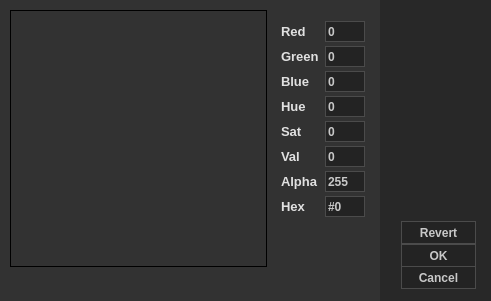
<?xml version="1.0" encoding="UTF-8"?>
<ui version="4.0">
 <class>ColorPicker</class>
 <widget class="QWidget" name="ColorPicker">
  <property name="geometry">
   <rect>
    <x>0</x>
    <y>0</y>
    <width>491</width>
    <height>301</height>
   </rect>
  </property>
  <property name="windowTitle">
   <string>ColorPicker</string>
  </property>
  <property name="styleSheet">
   <string notr="true">* {
	font-family: &quot;Arial&quot;;
	font-weight: bold;
}

QWidget#ColorPicker {
	background-color: rgb(50, 50, 50);
}
QLabel, QCheckBox {
	color: rgb(225, 225, 225);
	font-size: 10pt;
}
QPushButton, QLineEdit, QSpinBox {
	border: 1px solid rgb(75, 75, 75);
	background-color: rgb(35, 35, 35);
	color: rgb(200, 200, 200);
}
QPushButton:hover, QLineEdit:focus, QSpinBox:focus {
	border-color: rgb(0, 128, 255);
	color: rgb(255, 255, 255);
}
QPushButton:hover:pressed {
	background-color: rgb(25, 25, 25);
}</string>
  </property>
  <widget class="QFrame" name="frame">
   <property name="geometry">
    <rect>
     <x>380</x>
     <y>0</y>
     <width>111</width>
     <height>301</height>
    </rect>
   </property>
   <property name="styleSheet">
    <string notr="true">.QFrame {
	background-color: rgb(40, 40, 40);
}</string>
   </property>
   <widget class="QWidget" name="layoutWidget">
    <property name="geometry">
     <rect>
      <x>10</x>
      <y>210</y>
      <width>91</width>
      <height>83</height>
     </rect>
    </property>
    <layout class="QVBoxLayout" name="l_dialogbtns">
     <item>
      <widget class="QPushButton" name="btn_revert">
       <property name="minimumSize">
        <size>
         <width>75</width>
         <height>23</height>
        </size>
       </property>
       <property name="text">
        <string>Revert</string>
       </property>
      </widget>
     </item>
     <item>
      <widget class="QPushButton" name="btn_ok">
       <property name="minimumSize">
        <size>
         <width>75</width>
         <height>23</height>
        </size>
       </property>
       <property name="text">
        <string>OK</string>
       </property>
      </widget>
     </item>
     <item>
      <widget class="QPushButton" name="btn_cancel">
       <property name="minimumSize">
        <size>
         <width>75</width>
         <height>23</height>
        </size>
       </property>
       <property name="text">
        <string>Cancel</string>
       </property>
      </widget>
     </item>
    </layout>
   </widget>
   <widget class="QWidget" name="verticalLayoutWidget">
    <property name="geometry">
     <rect>
      <x>10</x>
      <y>10</y>
      <width>91</width>
      <height>191</height>
     </rect>
    </property>
    <layout class="QVBoxLayout" name="l_preview"/>
   </widget>
  </widget>
  <widget class="QWidget" name="verticalLayoutWidget_3">
   <property name="geometry">
    <rect>
     <x>10</x>
     <y>270</y>
     <width>261</width>
     <height>21</height>
    </rect>
   </property>
   <layout class="QVBoxLayout" name="l_hueslide"/>
  </widget>
  <widget class="QFrame" name="f_huebox">
   <property name="geometry">
    <rect>
     <x>10</x>
     <y>10</y>
     <width>257</width>
     <height>257</height>
    </rect>
   </property>
   <property name="styleSheet">
    <string notr="true">.QFrame {
	border: 1px solid black;
}</string>
   </property>
   <property name="frameShape">
    <enum>QFrame::StyledPanel</enum>
   </property>
   <property name="frameShadow">
    <enum>QFrame::Raised</enum>
   </property>
  </widget>
  <widget class="QWidget" name="formLayoutWidget">
   <property name="geometry">
    <rect>
     <x>270</x>
     <y>10</y>
     <width>106</width>
     <height>281</height>
    </rect>
   </property>
   <layout class="QFormLayout" name="rgba_layout">
    <property name="verticalSpacing">
     <number>4</number>
    </property>
    <item row="0" column="0">
     <widget class="QLabel" name="label_red">
      <property name="text">
       <string>Red</string>
      </property>
     </widget>
    </item>
    <item row="2" column="0">
     <widget class="QLabel" name="label_blue">
      <property name="text">
       <string>Blue</string>
      </property>
     </widget>
    </item>
    <item row="1" column="0">
     <widget class="QLabel" name="label_green">
      <property name="text">
       <string>Green</string>
      </property>
     </widget>
    </item>
    <item row="0" column="1">
     <widget class="QSpinBox" name="spin_red">
      <property name="minimumSize">
       <size>
        <width>0</width>
        <height>21</height>
       </size>
      </property>
      <property name="frame">
       <bool>false</bool>
      </property>
      <property name="buttonSymbols">
       <enum>QAbstractSpinBox::NoButtons</enum>
      </property>
      <property name="maximum">
       <number>255</number>
      </property>
     </widget>
    </item>
    <item row="1" column="1">
     <widget class="QSpinBox" name="spin_green">
      <property name="minimumSize">
       <size>
        <width>0</width>
        <height>21</height>
       </size>
      </property>
      <property name="frame">
       <bool>false</bool>
      </property>
      <property name="buttonSymbols">
       <enum>QAbstractSpinBox::NoButtons</enum>
      </property>
      <property name="maximum">
       <number>255</number>
      </property>
     </widget>
    </item>
    <item row="2" column="1">
     <widget class="QSpinBox" name="spin_blue">
      <property name="minimumSize">
       <size>
        <width>0</width>
        <height>21</height>
       </size>
      </property>
      <property name="frame">
       <bool>false</bool>
      </property>
      <property name="buttonSymbols">
       <enum>QAbstractSpinBox::NoButtons</enum>
      </property>
      <property name="maximum">
       <number>255</number>
      </property>
     </widget>
    </item>
    <item row="6" column="1">
     <widget class="QSpinBox" name="spin_alpha">
      <property name="minimumSize">
       <size>
        <width>0</width>
        <height>21</height>
       </size>
      </property>
      <property name="frame">
       <bool>false</bool>
      </property>
      <property name="buttonSymbols">
       <enum>QAbstractSpinBox::NoButtons</enum>
      </property>
      <property name="maximum">
       <number>255</number>
      </property>
      <property name="value">
       <number>255</number>
      </property>
     </widget>
    </item>
    <item row="7" column="1">
     <widget class="QSpinBox" name="spin_hex">
      <property name="minimumSize">
       <size>
        <width>0</width>
        <height>21</height>
       </size>
      </property>
      <property name="frame">
       <bool>false</bool>
      </property>
      <property name="buttonSymbols">
       <enum>QAbstractSpinBox::NoButtons</enum>
      </property>
      <property name="prefix">
       <string>#</string>
      </property>
      <property name="maximum">
       <number>16777215</number>
      </property>
      <property name="value">
       <number>0</number>
      </property>
      <property name="displayIntegerBase">
       <number>16</number>
      </property>
     </widget>
    </item>
    <item row="6" column="0">
     <widget class="QLabel" name="label_alpha">
      <property name="text">
       <string>Alpha</string>
      </property>
     </widget>
    </item>
    <item row="7" column="0">
     <widget class="QLabel" name="label_hex">
      <property name="text">
       <string>Hex</string>
      </property>
     </widget>
    </item>
    <item row="3" column="0">
     <widget class="QLabel" name="label_hue">
      <property name="text">
       <string>Hue</string>
      </property>
     </widget>
    </item>
    <item row="4" column="0">
     <widget class="QLabel" name="label_sat">
      <property name="text">
       <string>Sat</string>
      </property>
     </widget>
    </item>
    <item row="5" column="0">
     <widget class="QLabel" name="label_val">
      <property name="text">
       <string>Val</string>
      </property>
     </widget>
    </item>
    <item row="3" column="1">
     <widget class="QSpinBox" name="spin_hue">
      <property name="minimumSize">
       <size>
        <width>0</width>
        <height>21</height>
       </size>
      </property>
      <property name="frame">
       <bool>false</bool>
      </property>
      <property name="buttonSymbols">
       <enum>QAbstractSpinBox::NoButtons</enum>
      </property>
      <property name="maximum">
       <number>255</number>
      </property>
     </widget>
    </item>
    <item row="4" column="1">
     <widget class="QSpinBox" name="spin_sat">
      <property name="minimumSize">
       <size>
        <width>0</width>
        <height>21</height>
       </size>
      </property>
      <property name="frame">
       <bool>false</bool>
      </property>
      <property name="buttonSymbols">
       <enum>QAbstractSpinBox::NoButtons</enum>
      </property>
      <property name="maximum">
       <number>255</number>
      </property>
     </widget>
    </item>
    <item row="5" column="1">
     <widget class="QSpinBox" name="spin_val">
      <property name="minimumSize">
       <size>
        <width>0</width>
        <height>21</height>
       </size>
      </property>
      <property name="frame">
       <bool>false</bool>
      </property>
      <property name="buttonSymbols">
       <enum>QAbstractSpinBox::NoButtons</enum>
      </property>
      <property name="maximum">
       <number>255</number>
      </property>
     </widget>
    </item>
   </layout>
  </widget>
 </widget>
 <layoutdefault spacing="6" margin="11"/>
 <resources/>
 <connections/>
</ui>
